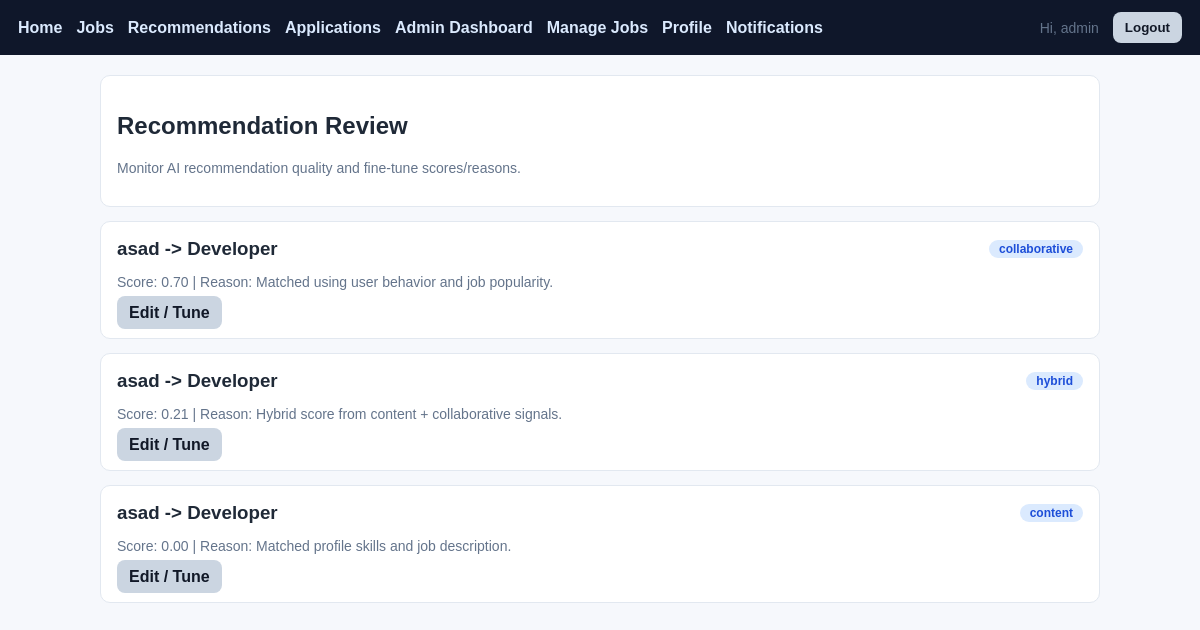
The page /panel/recommendations/ (signed in) on the database its author committed.
### recomendations/models.py (models this page shows, shortened)
class Recommendation(models.Model):
    MODEL_CHOICES = [
        ("content", "Content Based"),
        ("collaborative", "Collaborative"),
        ("hybrid", "Hybrid"),
    ]
    user = models.ForeignKey("auth.User", on_delete=models.CASCADE, related_name="recommendations")
    job = models.ForeignKey(Job, on_delete=models.CASCADE, related_name="recommendations")
    model_type = models.CharField(max_length=20, choices=MODEL_CHOICES, default="hybrid")
    score = models.FloatField(default=0.0)
    reason = models.CharField(max_length=255, blank=True)
    created_at = models.DateTimeField(auto_now_add=True)
    class Meta:
        ordering = ["-score", "-created_at"]
        unique_together = ("user", "job", "model_type")

### jobs/models.py (models this page shows, shortened)
class Job(models.Model):
    JOB_TYPES = [
        ("full_time", "Full Time"),
        ("part_time", "Part Time"),
        ("internship", "Internship"),
        ("contract", "Contract"),
    ]
    STATUS_CHOICES = [
        ("open", "Open"),
        ("closed", "Closed"),
    ]
    title = models.CharField(max_length=200)
    company = models.CharField(max_length=200)
    description = models.TextField()
    category = models.CharField(max_length=120, blank=True)
    location = models.CharField(max_length=120, blank=True)
    salary_min = models.IntegerField(blank=True, null=True)
    salary_max = models.IntegerField(blank=True, null=True)
    job_type = models.CharField(max_length=20, choices=JOB_TYPES, default="full_time")
    status = models.CharField(max_length=20, choices=STATUS_CHOICES, default="open")
    created_at = models.DateTimeField(auto_now_add=True)
    class Meta:
        ordering = ["-created_at"]

### recomendations/views.py (the view)
# urls.py: path("panel/recommendations/", views.admin_recommendation_list, name="admin-recommendation-list"),
@login_required
@user_passes_test(is_staff_user)
def admin_recommendation_list(request):
    recommendations = Recommendation.objects.select_related("user", "job")
    return render(
        request,
        "recomendations/admin_recommendation_list.html",
        {"recommendations": recommendations},
    )

### recomendations/views.py (called while the page is built)
def is_staff_user(user):
    return user.is_authenticated and user.is_staff

### templates/recomendations/admin_recommendation_list.html
{% extends "base.html" %}
{% block content %}
<div class="card">
    <h2>Recommendation Review</h2>
    <p class="small">Monitor AI recommendation quality and fine-tune scores/reasons.</p>
</div>
{% for rec in recommendations %}
<div class="card">
    <div class="row">
        <h3 style="margin:0; flex:1;">{{ rec.user.username }} -> {{ rec.job.title }}</h3>
        <span class="badge">{{ rec.model_type }}</span>
    </div>
    <p class="small">Score: {{ rec.score|floatformat:2 }} | Reason: {{ rec.reason|default:"-" }}</p>
    <a href="{% url 'recomendations:admin-recommendation-edit' rec.id %}" class="btn btn-muted" style="text-decoration:none;">Edit / Tune</a>
</div>
{% empty %}
<div class="card"><p>No recommendations found.</p></div>
{% endfor %}
{% endblock %}

### templates/base.html (shortened to what this page needs)
<!DOCTYPE html>
<html lang="en">
<head>
</head>
<body>
    <div class="nav">
        <a href="{% url 'jobs:index' %}">Home</a>
        <a href="{% url 'jobs:job-list' %}">Jobs</a>
        <a href="{% url 'recomendations:recommendation-list' %}">Recommendations</a>
        <a href="{% url 'applications:application-list' %}">Applications</a>
        {% if request.user.is_authenticated and request.user.is_staff %}
            <a href="{% url 'accounts:admin-dashboard' %}">Admin Dashboard</a>
            <a href="{% url 'jobs:admin-job-list' %}">Manage Jobs</a>
        {% endif %}
        {% if request.user.is_authenticated %}
            <a href="{% url 'accounts:profile' %}">Profile</a>
            <a href="{% url 'accounts:notifications' %}">Notifications</a>
        {% endif %}
        {% if request.user.is_authenticated %}
            <span class="small">Hi, {{ request.user.username }}</span>
            <form method="post" action="{% url 'logout' %}">
                <button class="btn btn-muted" type="submit">Logout</button>
            </form>
        {% else %}
            <a href="{% url 'accounts:register' %}">Register</a>
            <a href="{% url 'login' %}">Login</a>
        {% endif %}
    </div>
    <div class="container">
        {% block content %}{% endblock %}
    </div>
</body>
</html>

### templates/base.html (style rules this page uses)
body { margin: 0; font-family: Arial, sans-serif; background: #f6f8fc; color: #1f2937; }
.nav { background: #0f172a; color: #fff; padding: 12px 18px; display: flex; gap: 14px; align-items: center; }
.nav a { color: #dbeafe; text-decoration: none; font-weight: 600; }
.container { max-width: 1000px; margin: 20px auto; padding: 0 12px; }
.card { background: #fff; border: 1px solid #e2e8f0; border-radius: 10px; padding: 16px; margin-bottom: 14px; }
.btn { border: 0; border-radius: 8px; padding: 8px 12px; cursor: pointer; font-weight: 600; }
.btn-muted { background: #cbd5e1; color: #111827; }
.row { display: flex; gap: 10px; flex-wrap: wrap; align-items: center; }
.small { color: #64748b; font-size: 14px; }
.badge { background: #dbeafe; color: #1d4ed8; border-radius: 999px; padding: 2px 10px; font-size: 12px; font-weight: 700; }

### rows shown on the page
Recommendation: user.username "asad", job "Developer", model_type "collaborative", score "0.70", reason "Matched using user behavior and job popularity."
Recommendation: user.username "asad", job "Developer", model_type "hybrid", score "0.21", reason "Hybrid score from content + collaborative signals."
Recommendation: user.username "asad", job "Developer", model_type "content", score "0.00", reason "Matched profile skills and job description."

### other values the page prints
{{ request.user.username }} "admin"
